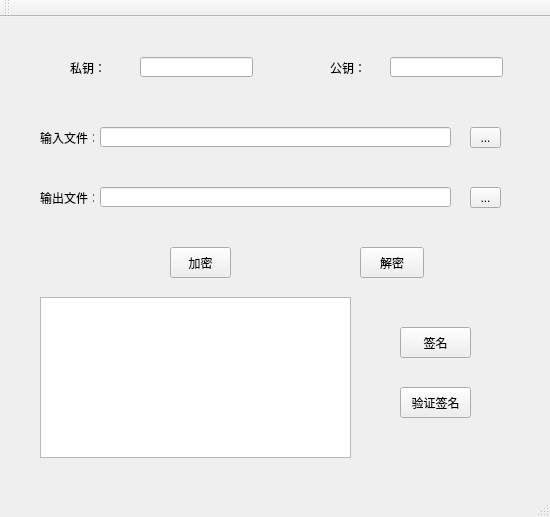
<?xml version="1.0" encoding="UTF-8"?>
<ui version="4.0">
 <class>ECCClass</class>
 <widget class="QMainWindow" name="ECCClass">
  <property name="enabled">
   <bool>true</bool>
  </property>
  <property name="geometry">
   <rect>
    <x>0</x>
    <y>0</y>
    <width>550</width>
    <height>517</height>
   </rect>
  </property>
  <property name="minimumSize">
   <size>
    <width>550</width>
    <height>517</height>
   </size>
  </property>
  <property name="maximumSize">
   <size>
    <width>550</width>
    <height>517</height>
   </size>
  </property>
  <property name="windowTitle">
   <string>ECC</string>
  </property>
  <property name="animated">
   <bool>true</bool>
  </property>
  <widget class="QWidget" name="centralWidget">
   <widget class="QLabel" name="SK_label">
    <property name="geometry">
     <rect>
      <x>70</x>
      <y>40</y>
      <width>31</width>
      <height>21</height>
     </rect>
    </property>
    <property name="text">
     <string>私钥：</string>
    </property>
   </widget>
   <widget class="QLabel" name="PK_label">
    <property name="geometry">
     <rect>
      <x>330</x>
      <y>40</y>
      <width>31</width>
      <height>21</height>
     </rect>
    </property>
    <property name="text">
     <string>公钥：</string>
    </property>
   </widget>
   <widget class="QLineEdit" name="SK_lineEdit">
    <property name="geometry">
     <rect>
      <x>140</x>
      <y>40</y>
      <width>113</width>
      <height>20</height>
     </rect>
    </property>
   </widget>
   <widget class="QLineEdit" name="PK_lineEdit">
    <property name="geometry">
     <rect>
      <x>390</x>
      <y>40</y>
      <width>113</width>
      <height>20</height>
     </rect>
    </property>
   </widget>
   <widget class="QLabel" name="inputFile_label">
    <property name="geometry">
     <rect>
      <x>40</x>
      <y>110</y>
      <width>54</width>
      <height>21</height>
     </rect>
    </property>
    <property name="text">
     <string>输入文件：</string>
    </property>
   </widget>
   <widget class="QLabel" name="outputFile_label">
    <property name="geometry">
     <rect>
      <x>40</x>
      <y>170</y>
      <width>54</width>
      <height>21</height>
     </rect>
    </property>
    <property name="text">
     <string>输出文件：</string>
    </property>
   </widget>
   <widget class="QLineEdit" name="inputFile_lineEdit">
    <property name="enabled">
     <bool>true</bool>
    </property>
    <property name="geometry">
     <rect>
      <x>100</x>
      <y>110</y>
      <width>351</width>
      <height>20</height>
     </rect>
    </property>
    <property name="readOnly">
     <bool>true</bool>
    </property>
    <property name="clearButtonEnabled">
     <bool>false</bool>
    </property>
   </widget>
   <widget class="QLineEdit" name="outputFile_lineEdit">
    <property name="geometry">
     <rect>
      <x>100</x>
      <y>170</y>
      <width>351</width>
      <height>20</height>
     </rect>
    </property>
    <property name="readOnly">
     <bool>true</bool>
    </property>
   </widget>
   <widget class="QToolButton" name="input_toolButton">
    <property name="geometry">
     <rect>
      <x>470</x>
      <y>110</y>
      <width>31</width>
      <height>21</height>
     </rect>
    </property>
    <property name="text">
     <string>...</string>
    </property>
   </widget>
   <widget class="QToolButton" name="output_toolButton">
    <property name="geometry">
     <rect>
      <x>470</x>
      <y>170</y>
      <width>31</width>
      <height>21</height>
     </rect>
    </property>
    <property name="text">
     <string>...</string>
    </property>
   </widget>
   <widget class="QPushButton" name="encryption_button">
    <property name="geometry">
     <rect>
      <x>170</x>
      <y>230</y>
      <width>61</width>
      <height>31</height>
     </rect>
    </property>
    <property name="text">
     <string>加密</string>
    </property>
   </widget>
   <widget class="QPushButton" name="decrypt_button">
    <property name="geometry">
     <rect>
      <x>360</x>
      <y>230</y>
      <width>64</width>
      <height>31</height>
     </rect>
    </property>
    <property name="text">
     <string>解密</string>
    </property>
   </widget>
   <widget class="QPlainTextEdit" name="signature_edit">
    <property name="geometry">
     <rect>
      <x>40</x>
      <y>280</y>
      <width>311</width>
      <height>161</height>
     </rect>
    </property>
   </widget>
   <widget class="QPushButton" name="signature_button">
    <property name="geometry">
     <rect>
      <x>400</x>
      <y>310</y>
      <width>71</width>
      <height>31</height>
     </rect>
    </property>
    <property name="text">
     <string>签名</string>
    </property>
   </widget>
   <widget class="QPushButton" name="check_button">
    <property name="geometry">
     <rect>
      <x>400</x>
      <y>370</y>
      <width>71</width>
      <height>31</height>
     </rect>
    </property>
    <property name="text">
     <string>验证签名</string>
    </property>
   </widget>
  </widget>
  <widget class="QMenuBar" name="menuBar">
   <property name="geometry">
    <rect>
     <x>0</x>
     <y>0</y>
     <width>550</width>
     <height>23</height>
    </rect>
   </property>
  </widget>
  <widget class="QToolBar" name="mainToolBar">
   <attribute name="toolBarArea">
    <enum>TopToolBarArea</enum>
   </attribute>
   <attribute name="toolBarBreak">
    <bool>false</bool>
   </attribute>
  </widget>
  <widget class="QStatusBar" name="statusBar"/>
 </widget>
 <layoutdefault spacing="6" margin="11"/>
 <resources>
  <include location="ECC.qrc"/>
 </resources>
 <connections/>
</ui>
